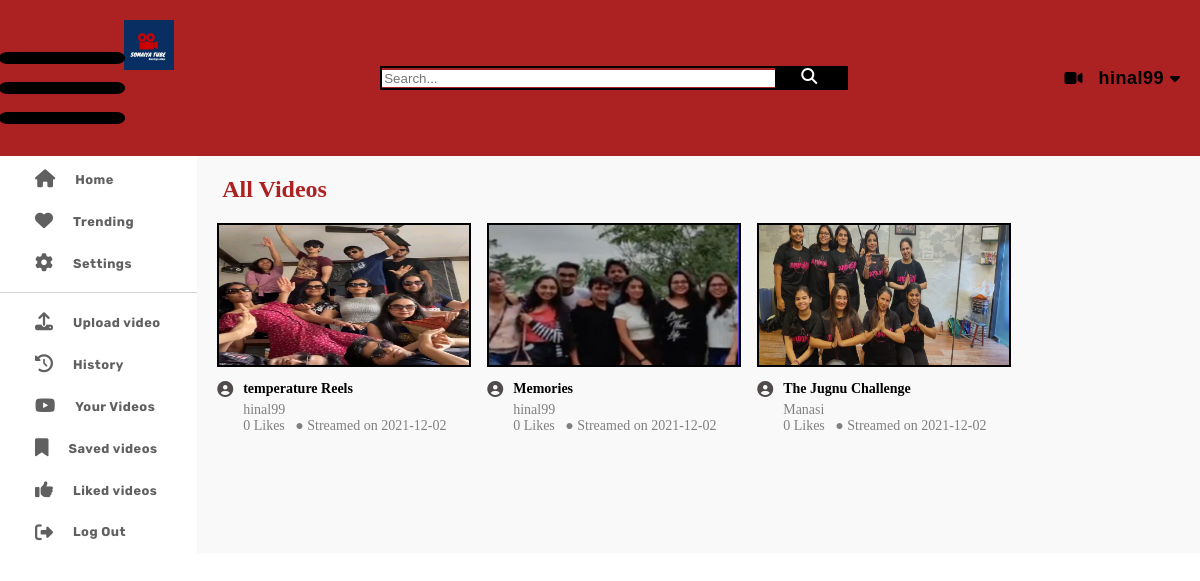
The app's page / (signed in) with its own data.
### website/models.py (models this page shows, shortened)
class NewVideo(models.Model):
    user = models.ForeignKey(User,on_delete=models.CASCADE,default="")
    title = models.CharField(max_length=100,default="")
    description = TextField(max_length=1000,default="")
    likes = models.IntegerField(default=0)
    dislikes = models.IntegerField(default=0)
    date = models.CharField(default="",max_length=100)
    thumbnail = models.ImageField(upload_to='thumbnail_uploaded',default = None)
    video = models.FileField(upload_to='videos_uploaded',validators=[FileExtensionValidator(allowed_extensions=['MOV','avi','mp4','webm','mkv'])], default=None)

### website/views.py (the view)
# urls.py: path('',views.homepage,name='homepage'),
def homepage(request):
    if request.method =='GET' and 'q' in request.GET:
        print("Search")
        query = request.GET.get('q')
        videos = NewVideo.objects.filter(Q(title__icontains=query))
    else:
        videos=NewVideo.objects.all()
    return render(request,'homepage.html',{'videos':videos})

### templates/homepage.html (shortened to what this page needs)
{% load static %}
<!DOCTYPE html>
<html lang="en">
<head>
    <link rel="stylesheet" href="{% static 'css/base.css' %}">
</head>
<body>
    <div class="header_section">
        <div class="left_section">
            <i class="fa fa-bars hamburger fa-6x" style="transform: scale(1.5,1);" aria-hidden="true"></i>
            <a href="{% url 'homepage' %}"><img class="logo-styles" src="{% static 'images/logo.png' %}" alt="SomaiyaTube"></a>
        </div>
        <form action="{% url 'homepage' %}" method="get" class="search_section">
            <input name="q" type="text" placeholder="Search...">
            <i class="fa fa-search" aria-hidden="true"></i>
        </form>
        {% if user.is_authenticated %}
        <div class="account_section">
            <a href = '/upload'><i class="fa fa-video-camera" aria-hidden="true" style="margin: 10px;"></i></a>
            <h4 style="margin: 6px;font-size: 18px;font-family: sans-serif;letter-spacing: 0.5px;">{{user.username}}</h4>
            <i class="fa fa-caret-down" aria-hidden="true"></i>
        </div>
        {% endif %}
    </div>
    <div class="main_code_body">
        <div class="SideBars">
            <a href="{% url 'homepage' %}">
            <div class="sidebars_field" id="sidebar-row">
                <i class="fa fa-home icon_sidebar" aria-hidden="true" ></i>
                <h2 class="sidebar_text"> Home </h2>
            </div>
            </a>
            <div class="sidebars_field" id="sidebar-row">
                <i class="fa fa-heart icon_sidebar" aria-hidden="true" ></i>
                <h2  class="sidebar_text" >Trending</h2>
            </div>
            <div class="sidebars_field" id="sidebar-row">
                <i class="fa fa-cog icon_sidebar" aria-hidden="true" ></i>
                <h2  class="sidebar_text" >Settings</h2>
            </div>
            <div class="Next_ROW" ></div>
            {% if user.is_authenticated %}
            <div class="sidebars_field" id="sidebar-row">
                <i class="fa fa-upload icon_sidebar" aria-hidden="true"></i>
                <a href = '/upload'><h2  class="sidebar_text" >Upload video</h2></a>
            </div>
            <div class="sidebars_field" id="sidebar-row">
                <i class="fa fa-history icon_sidebar" aria-hidden="true"></i>
                <h2 class="sidebar_text"> History </h2>
            </div>
            <div class="sidebars_field" id="sidebar-row">
                <i class="fa fa-youtube-play icon_sidebar" aria-hidden="true"></i>
                <h2  class="sidebar_text" >Your Videos</h2>
            </div>
            <div class="sidebars_field" id="sidebar-row">
                <i class="fa fa-bookmark icon_sidebar" aria-hidden="true"></i>
                <h2  class="sidebar_text" >Saved videos</h2>
            </div>
            <div class="sidebars_field" id="sidebar-row">
                <i class="fa fa-thumbs-up icon_sidebar" aria-hidden="true"></i>
                <h2  class="sidebar_text" >Liked videos</h2>
            </div>
            <div class="sidebars_field" id="sidebar-row">
                <form method="post" action="{% url 'account_logout' %}">
                    <button class="LogoutButton">
                    <i class="fa fa-sign-out icon_sidebar" type="submit" aria-hidden="true"></i>
                    <h2  class="sidebar_text">Log Out</h2>
                    </button>
                </form>
            </div>
            {% endif %}
        </div>
        <div class="TheVideoSection">
            <h2>All Videos</h2>
            <div class="AllVideos">
                {% for video in videos  %}
                <a href="{% url 'ViewVideo' video.pk %}">
                <div class="VideoCard">
                    <img class="video_thumbnail" src={{video.thumbnail.url}} alt ={{video.title}}>
                    <div class="videoCard_info">
                        <i class="fa fa-user-circle VideoAvatar" aria-hidden="true"></i>
                        <div class="video_text">
                            <h4>{{video.title}}</h4>
                            <p>{{video.user}}</p>
                            <p>{{video.likes}} Likes &nbsp; &#9679; Streamed on {{video.date}}</p>
                        </div>
                    </div>
                </div>
                </a>
                {% endfor %}
            </div>
        </div>
    </div>
</body>
</html>

### static/css/base.css (style rules this page uses)
* { margin: 0; }
a { text-decoration: none; outline: none; color :inherit; }
.header_section { display: flex; align-items: center; justify-content:space-between; padding: 20px; position: sticky; top:0; z-index: 100; background-color: rgb(172, 33, 33); }
.logo-styles { height: 50px; object-fit: contain; margin-left:20px; }
.account_section { display: flex; align-items:center; }
.search_section { display: flex; align-items:center; justify-content:center; width:40%; border: 2px solid black; border-radius:1px; padding: 0px; }
.search_section > input { flex: 1; border: none; justify-content: center; }
.search_section > i { width:50px; background-color: black; border-left: 1px solid black; padding-bottom: 4.0px; }
.fa-search { padding-left: 20px; padding-top: 0px; padding-bottom: 0px; }
.fa-search:before { padding-left: 10%; content: "\f002"; color :white; margin-top: 10px; }
.left_section { display: flex; justify-content:center; position: sticky; background-color: transparent; }
.hamburger { padding-top: 20px; }
.main_code_body { display: flex; }
.SideBars { flex:0.17; background-color:white; }
.TheVideoSection { flex:0.83; background-color: #f9f9f9; padding: 20px 20px; padding-bottom: 0; }
.TheVideoSection > h2 { margin-left: 5px; margin-bottom: 20px; color: rgb(172, 33, 33); }
.VideoCard { width :270px; height:250px; margin-bottom: 30px; }
.AllVideos { display:flex; flex-wrap: wrap; }
.video_thumbnail { height:140px; width :250px; border: 2px solid black; }
.videoCard_info { display:flex; margin-top:10px; padding-right: 30px; }
.video_text { margin-left: 10px; }
.video_text > h4 { font-size: 14px; margin-bottom:5px; }
.video_text >p { font-size:14px; color:gray; }
.VideoAvatar { height: 50px !important; color :rgb(80, 74, 74); }
.sidebars_field { display: flex; align-items: center; margin-top:4px; padding:10px 20px; }
.icon_sidebar { margin-left: 15px; margin-right: 20px; color: #606060; font-size: large !important; }
.sidebar_text { color:#606060; font-size: 0.8rem; flex: 1; font-weight: 700; letter-spacing:0.5px; font-family: 'Rubik', sans-serif,"Helvetica Neue",Helvetica,Arial,sans-serif; }
.Next_ROW { height:1px; border:0; background-color:lightgray; margin-top: 10px; margin-bottom: 10px; }
.LogoutButton { display: flex; width : auto; padding-right: 10px; padding-left: 0; background-color:inherit; border:none; }

### records on screen
NewVideo: thumbnail (picture), title "temperature Reels", user "hinal99", likes "0", date "2021-12-02"
NewVideo: thumbnail (picture), title "Memories", user "hinal99", likes "0", date "2021-12-02"
NewVideo: thumbnail (picture), title "The Jugnu Challenge", user "Manasi", likes "0", date "2021-12-02"

### other values on screen
{{ user.username }} "hinal99"
